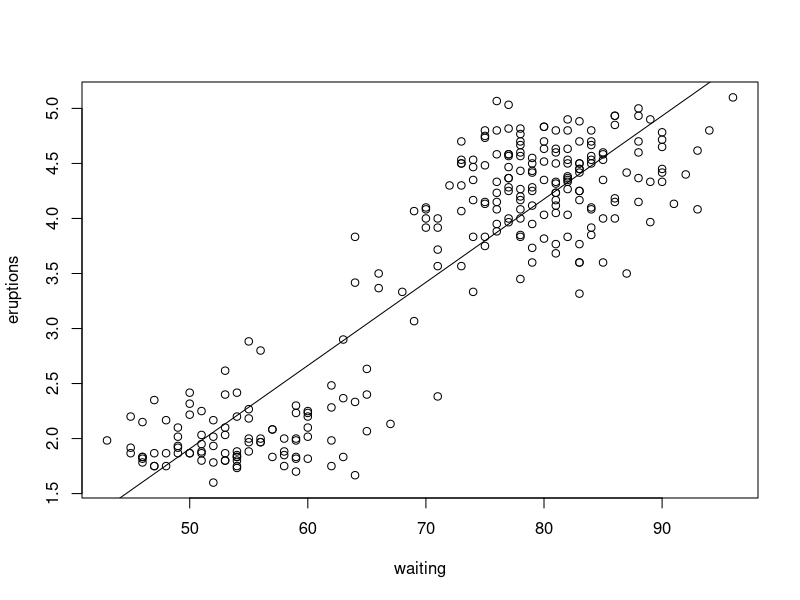
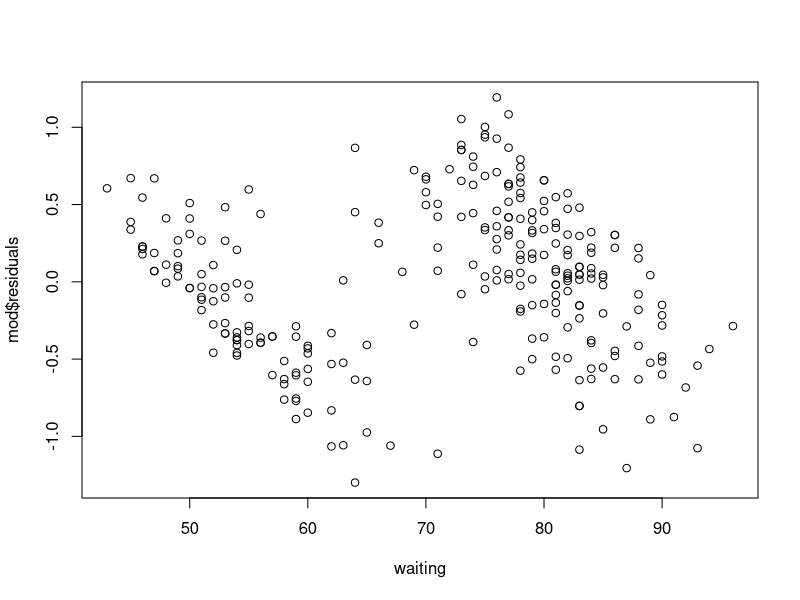
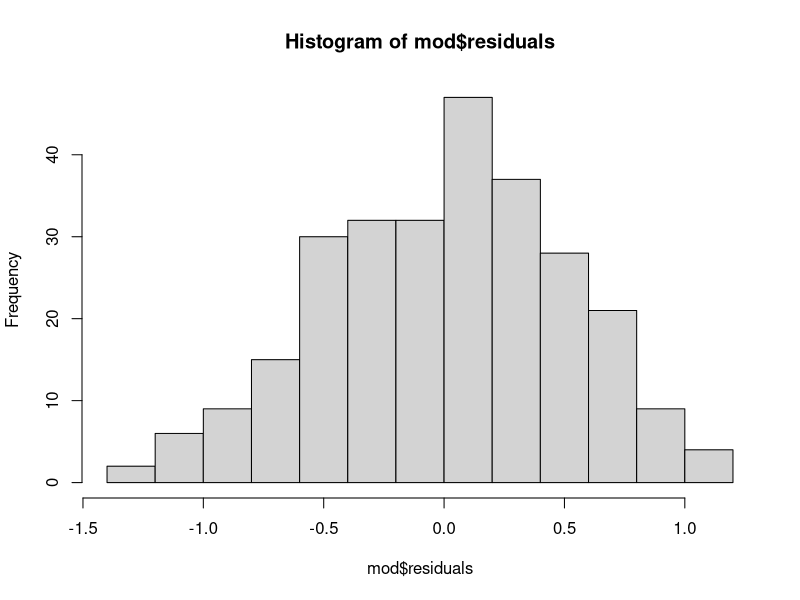

Write the R code that produced these figures, in order.
?faithful #get information on the Old Faithful data

data("faithful") #ask R to put the data in the global environment
View(faithful) #look at the data in R

attach(faithful) #make this data R's top priority
names(faithful) #get the names of the variables

plot(waiting, eruptions) #scatterplot
cor(waiting, eruptions) #correlation coefficient

mod <- lm(eruptions ~ waiting) #have R run and save the regression
mod #look at the regression line

abline(a=mod$coefficients[[1]], b=mod$coefficients[[2]]) #add the regression line to the scatterplot

summary(waiting) #check the scope of the predictor variable

plot(x=waiting, y=mod$residuals) #residual plot
hist(mod$residuals) #histogram of residuals

summary(mod) #regression model summary and hypothesis test information
